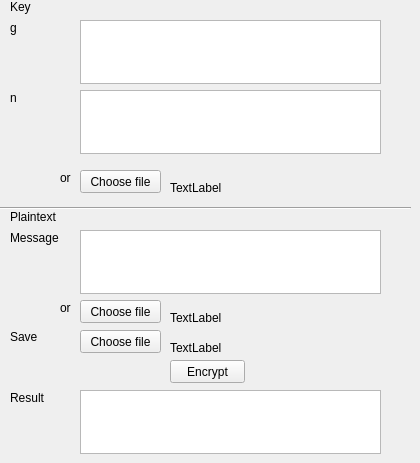
     <widget class="QWidget" name="tab_12">
      <attribute name="title">
       <string>Encrypt</string>
      </attribute>
      <widget class="QLabel" name="label_50">
       <property name="geometry">
        <rect>
         <x>10</x>
         <y>20</y>
         <width>61</width>
         <height>16</height>
        </rect>
       </property>
       <property name="text">
        <string>g</string>
       </property>
      </widget>
      <widget class="QTextEdit" name="p_enc_g_text">
       <property name="geometry">
        <rect>
         <x>80</x>
         <y>20</y>
         <width>301</width>
         <height>64</height>
        </rect>
       </property>
      </widget>
      <widget class="QLabel" name="label_51">
       <property name="geometry">
        <rect>
         <x>60</x>
         <y>170</y>
         <width>21</width>
         <height>16</height>
        </rect>
       </property>
       <property name="text">
        <string>or</string>
       </property>
      </widget>
      <widget class="QPushButton" name="p_enc_key_file_button">
       <property name="geometry">
        <rect>
         <x>80</x>
         <y>170</y>
         <width>81</width>
         <height>23</height>
        </rect>
       </property>
       <property name="text">
        <string>Choose file</string>
       </property>
      </widget>
      <widget class="QLabel" name="label_52">
       <property name="geometry">
        <rect>
         <x>10</x>
         <y>90</y>
         <width>61</width>
         <height>16</height>
        </rect>
       </property>
       <property name="text">
        <string>n</string>
       </property>
      </widget>
      <widget class="QTextEdit" name="p_enc_n_text">
       <property name="geometry">
        <rect>
         <x>80</x>
         <y>90</y>
         <width>301</width>
         <height>64</height>
        </rect>
       </property>
      </widget>
      <widget class="QLabel" name="label_53">
       <property name="geometry">
        <rect>
         <x>10</x>
         <y>230</y>
         <width>61</width>
         <height>16</height>
        </rect>
       </property>
       <property name="text">
        <string>Message</string>
       </property>
      </widget>
      <widget class="QTextEdit" name="p_enc_m_text">
       <property name="geometry">
        <rect>
         <x>80</x>
         <y>230</y>
         <width>301</width>
         <height>64</height>
        </rect>
       </property>
      </widget>
      <widget class="QLabel" name="label_54">
       <property name="geometry">
        <rect>
         <x>60</x>
         <y>300</y>
         <width>21</width>
         <height>16</height>
        </rect>
       </property>
       <property name="text">
        <string>or</string>
       </property>
      </widget>
      <widget class="QPushButton" name="p_enc_m_file_button">
       <property name="geometry">
        <rect>
         <x>80</x>
         <y>300</y>
         <width>81</width>
         <height>23</height>
        </rect>
       </property>
       <property name="text">
        <string>Choose file</string>
       </property>
      </widget>
      <widget class="QLabel" name="label_55">
       <property name="geometry">
        <rect>
         <x>10</x>
         <y>0</y>
         <width>47</width>
         <height>14</height>
        </rect>
       </property>
       <property name="text">
        <string>Key</string>
       </property>
      </widget>
      <widget class="QLabel" name="label_56">
       <property name="geometry">
        <rect>
         <x>10</x>
         <y>210</y>
         <width>47</width>
         <height>14</height>
        </rect>
       </property>
       <property name="text">
        <string>Plaintext</string>
       </property>
      </widget>
      <widget class="Line" name="line_5">
       <property name="geometry">
        <rect>
         <x>0</x>
         <y>200</y>
         <width>411</width>
         <height>16</height>
        </rect>
       </property>
       <property name="orientation">
        <enum>Qt::Horizontal</enum>
       </property>
      </widget>
      <widget class="QLabel" name="label_57">
       <property name="geometry">
        <rect>
         <x>10</x>
         <y>330</y>
         <width>47</width>
         <height>14</height>
        </rect>
       </property>
       <property name="text">
        <string>Save</string>
       </property>
      </widget>
      <widget class="QPushButton" name="p_enc_save_file_button">
       <property name="geometry">
        <rect>
         <x>80</x>
         <y>330</y>
         <width>81</width>
         <height>23</height>
        </rect>
       </property>
       <property name="text">
        <string>Choose file</string>
       </property>
      </widget>
      <widget class="QPushButton" name="p_enc_button">
       <property name="geometry">
        <rect>
         <x>170</x>
         <y>360</y>
         <width>75</width>
         <height>23</height>
        </rect>
       </property>
       <property name="text">
        <string>Encrypt</string>
       </property>
      </widget>
      <widget class="QTextEdit" name="p_enc_res_text">
       <property name="geometry">
        <rect>
         <x>80</x>
         <y>390</y>
         <width>301</width>
         <height>64</height>
        </rect>
       </property>
      </widget>
      <widget class="QLabel" name="label_58">
       <property name="geometry">
        <rect>
         <x>10</x>
         <y>390</y>
         <width>61</width>
         <height>16</height>
        </rect>
       </property>
       <property name="text">
        <string>Result</string>
       </property>
      </widget>
      <widget class="QLabel" name="p_enc_key_file_name">
       <property name="geometry">
        <rect>
         <x>170</x>
         <y>180</y>
         <width>211</width>
         <height>16</height>
        </rect>
       </property>
       <property name="text">
        <string>TextLabel</string>
       </property>
      </widget>
      <widget class="QLabel" name="p_enc_m_file_name">
       <property name="geometry">
        <rect>
         <x>170</x>
         <y>310</y>
         <width>211</width>
         <height>16</height>
        </rect>
       </property>
       <property name="text">
        <string>TextLabel</string>
       </property>
      </widget>
      <widget class="QLabel" name="p_enc_save_file_name">
       <property name="geometry">
        <rect>
         <x>170</x>
         <y>340</y>
         <width>211</width>
         <height>16</height>
        </rect>
       </property>
       <property name="text">
        <string>TextLabel</string>
       </property>
      </widget>
     </widget>
